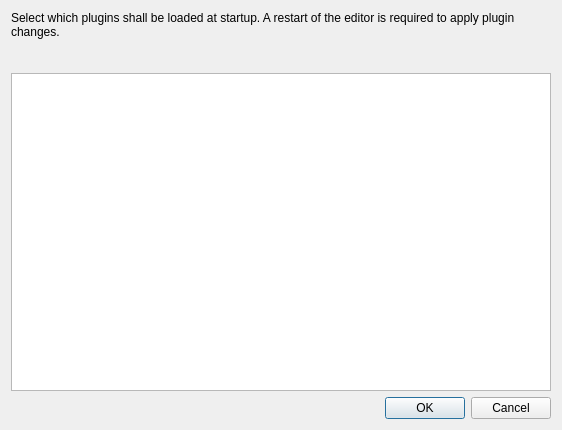
<?xml version="1.0" encoding="UTF-8"?>
<ui version="4.0">
 <class>ezQtEditorPluginConfigDlg</class>
 <widget class="QDialog" name="ezQtEditorPluginConfigDlg">
  <property name="geometry">
   <rect>
    <x>0</x>
    <y>0</y>
    <width>562</width>
    <height>430</height>
   </rect>
  </property>
  <property name="windowTitle">
   <string>Editor Plugins</string>
  </property>
  <property name="windowIcon">
   <iconset resource="../QtResources/resources.qrc">
    <normaloff>:/EditorFramework/Icons/Plugins16.png</normaloff>:/EditorFramework/Icons/Plugins16.png</iconset>
  </property>
  <layout class="QVBoxLayout" name="verticalLayout">
   <item>
    <widget class="QLabel" name="label">
     <property name="sizePolicy">
      <sizepolicy hsizetype="Preferred" vsizetype="Preferred">
       <horstretch>0</horstretch>
       <verstretch>0</verstretch>
      </sizepolicy>
     </property>
     <property name="text">
      <string>Select which plugins shall be loaded at startup. A restart of the editor is required to apply plugin changes.

</string>
     </property>
     <property name="wordWrap">
      <bool>true</bool>
     </property>
    </widget>
   </item>
   <item>
    <widget class="QListWidget" name="ListPlugins">
     <property name="sortingEnabled">
      <bool>true</bool>
     </property>
    </widget>
   </item>
   <item>
    <layout class="QHBoxLayout" name="horizontalLayout">
     <item>
      <spacer name="horizontalSpacer">
       <property name="orientation">
        <enum>Qt::Horizontal</enum>
       </property>
       <property name="sizeHint" stdset="0">
        <size>
         <width>40</width>
         <height>20</height>
        </size>
       </property>
      </spacer>
     </item>
     <item>
      <widget class="QPushButton" name="ButtonOK">
       <property name="text">
        <string>OK</string>
       </property>
      </widget>
     </item>
     <item>
      <widget class="QPushButton" name="ButtonCancel">
       <property name="text">
        <string>Cancel</string>
       </property>
      </widget>
     </item>
    </layout>
   </item>
  </layout>
 </widget>
 <resources>
  <include location="../../../Tools/Libs/GuiFoundation/QtResources/resources.qrc"/>
  <include location="../QtResources/resources.qrc"/>
 </resources>
 <connections/>
</ui>
